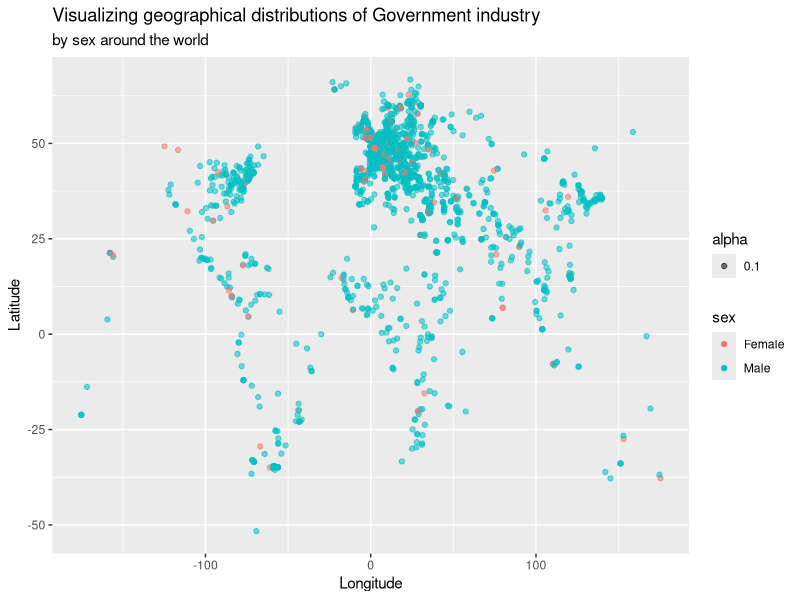
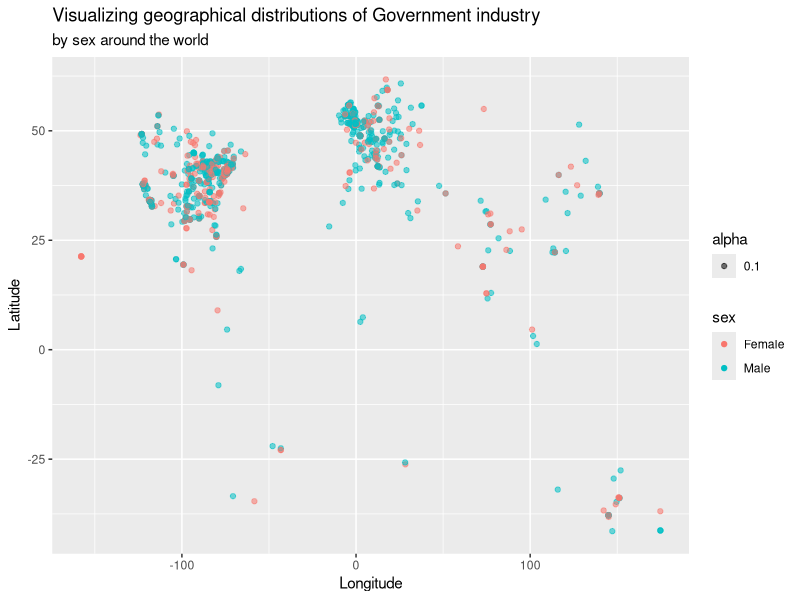

Here is the R script that generated these plots, in order:
## ---- chunk 1
knitr::opts_chunk$set(echo = FALSE)
## ---- chunk 2
library(tidyverse)
## ---- chunk 3
panth <- read_csv("data/database.csv")


## ---- chunk 4
top_5_industries <- panth %>%
  count(industry) %>%
  filter(industry != "NA" & n >= 999) %>%
  arrange(desc(n))

panth %>%
  filter(longitude != "NA" & latitude != "NA", industry == "Government") %>%
  ggplot(panth, mapping = aes(x = longitude, y = latitude, color = sex, alpha = .1)) +
  geom_point() +
  labs(title = "Visualizing geographical distributions of Government industry", subtitle = "by sex around the world", x = "Longitude", y = "Latitude", color = "sex")
## ---- chunk 5
panth %>%
  count(industry, sex) %>%
  filter(industry == "Government" & sex != "NA") %>%
  mutate(prop = n/sum(n))
## ---- chunk 6
panth %>%
  filter(longitude != "NA" & latitude != "NA", industry == "Film And Theatre") %>%
  ggplot(panth, mapping = aes(x = longitude, y = latitude, color = sex, alpha = .1)) +
  geom_point() +
  labs(title = "Visualizing geographical distributions of Government industry", subtitle = "by sex around the world", x = "Longitude", y = "Latitude", color = "sex")
## ---- chunk 7
panth %>%
  count(industry, sex) %>%
  filter(industry == "Film And Theatre" & sex != "NA") %>%
  mutate(prop = n/sum(n))
## ---- chunk 8
panth %>%
  glimpse()
